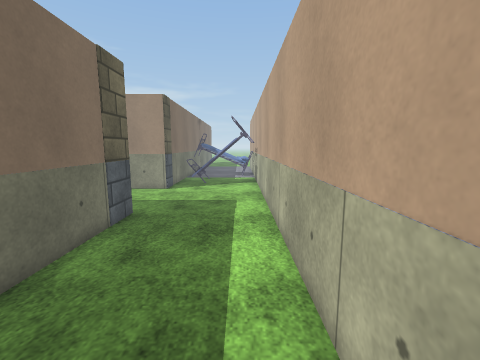
[1] (above)

24 first-person views from a walk through a scene from a Unity 3-D project. The camera is 1.4 m above the floor, tilts 8° down and sees 90° across. Doors are open. The floor is counted in squares, 0.5 m on a side. Each view is taken from the middle of a square. On the plan, view 1 faces up. The plan holds only what a view shows up to about 18 squares ahead; the rest is blank. The place goes on beyond the plan. Flat ground stands in for the terrain. Surface patterns are stand-ins for the level's own textures.

[2]
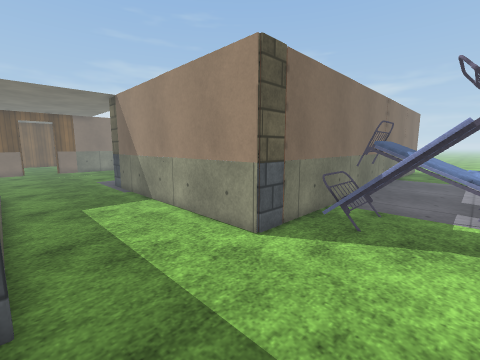

[3]
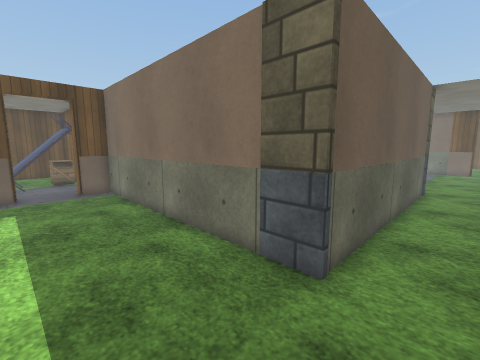

[4]
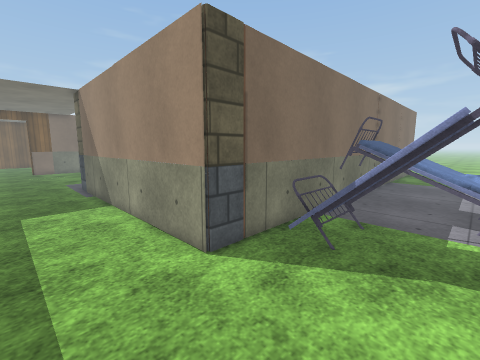

[5]
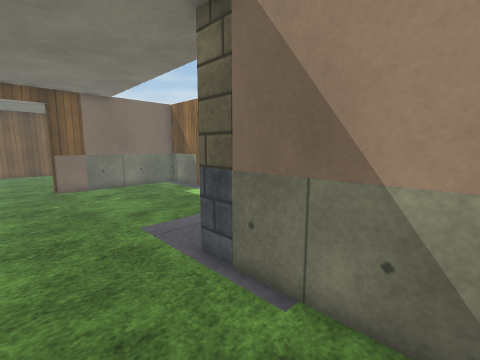

[6]
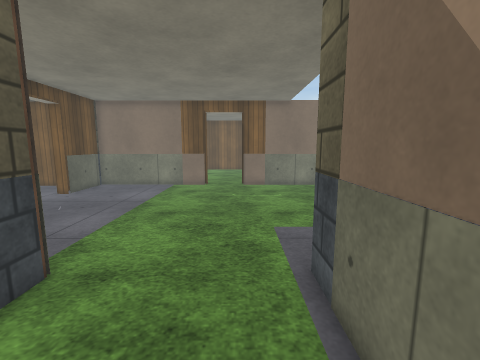

[7]
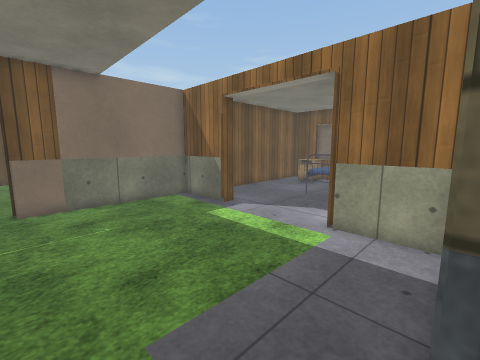

[8]
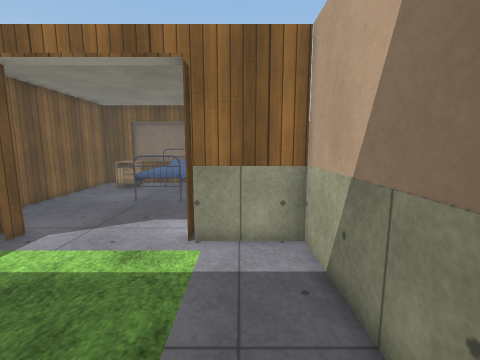

[9]
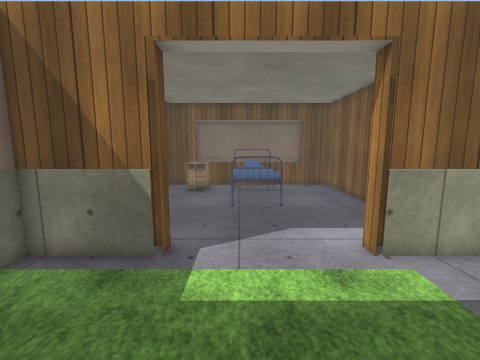

[10]
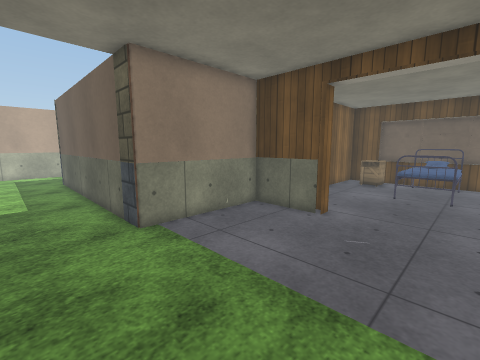

[11]
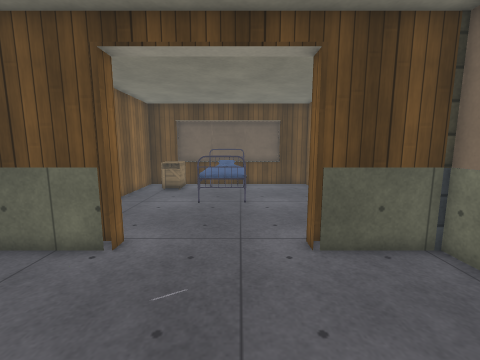

[12]
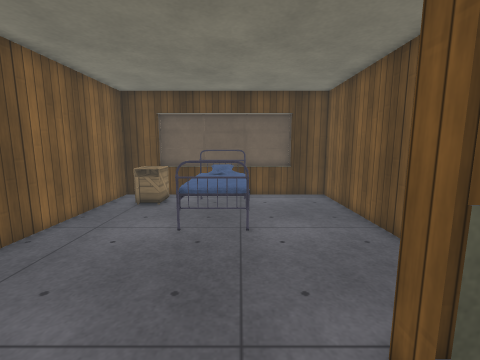

[13]
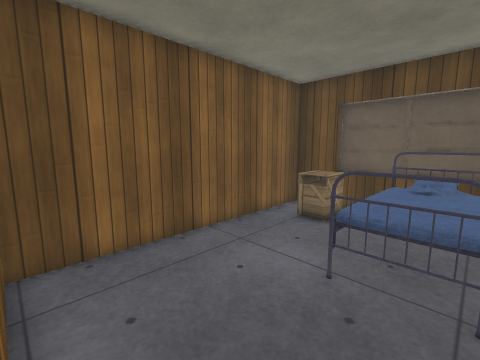

[14]
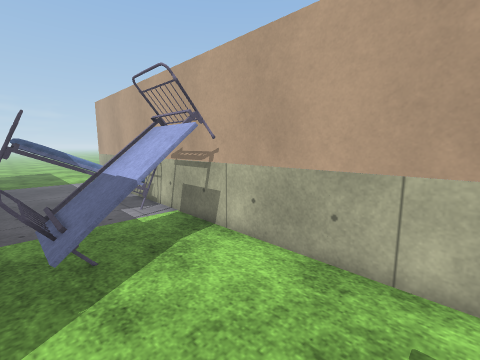

[15]
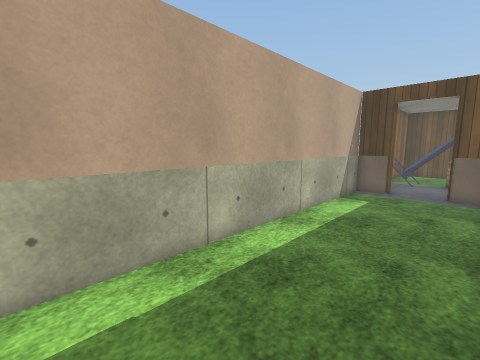

[16]
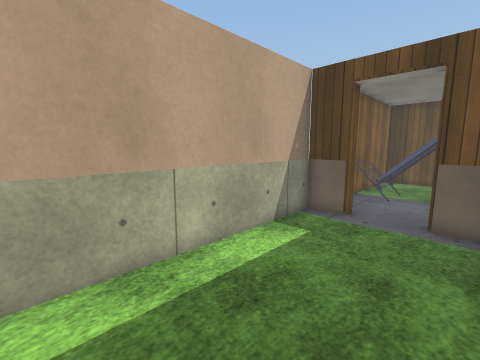

[17]
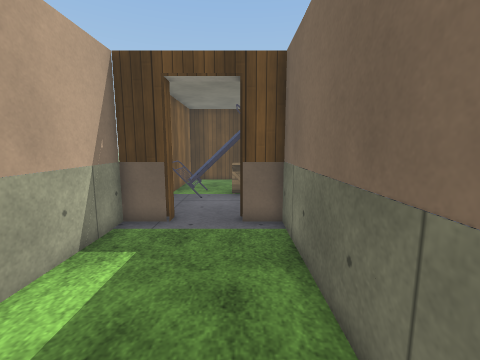

[18]
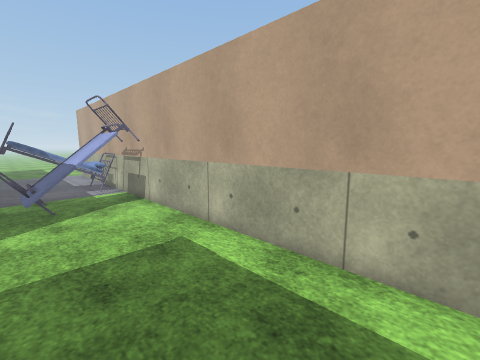

[19]
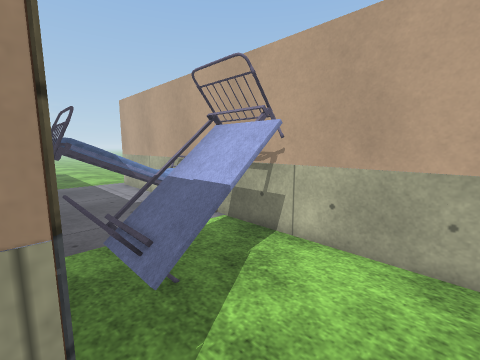

[20]
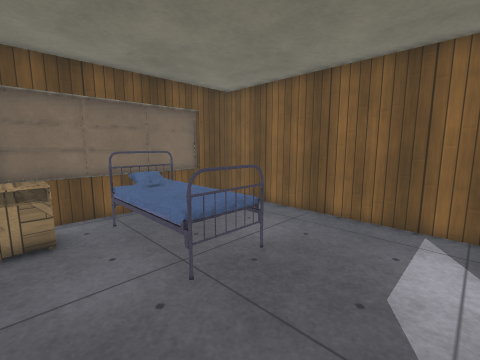

[21]
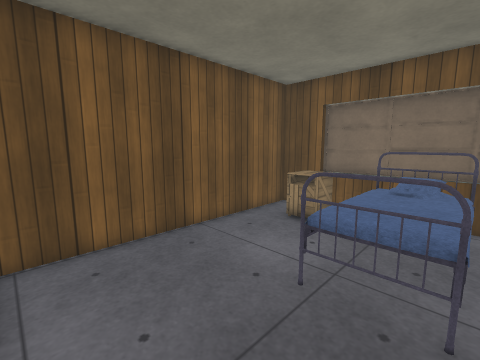

[22]
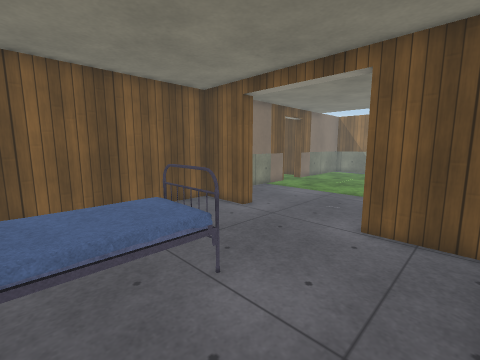

[23]
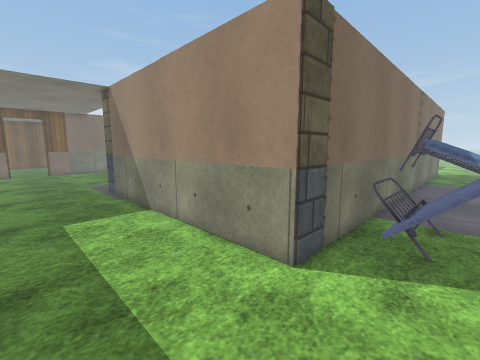

[24]
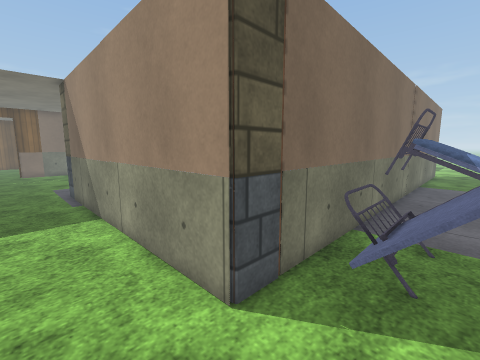

### Floor plan
Ten units are one square. View 1 is at (0, 0); x grows to the right and y downward. Boxes are objects, and circles mark ways between rooms. Rooms are numbered by the first view taken in them; rooms with no view inside come last. Other rooms are left out.
<svg viewBox="-309 -360 329 446">
<path fill="none" stroke="#000" d="M-181 -166 -181 -218 -215 -218M-54 -156 -169 -156M-46 -82 -46 36 -30 36M-209 -225 -215 -225M-215 -38 -181 -38 -181 -98 -54 -98M13 -244 13 -324M-270 -218 -304 -218 -304 -141M-271 -225 -281 -225M-304 -115 -304 -38 -270 -38M-281 -32 -271 -32M-4 36 13 36 13 -225M-5 42 0 42M-48 -355 -48 -174M-270 -38 -270 -32 -299 -32 -299 77 -184 77 -184 -32 -215 -32 -215 -38M-280 81 -204 81M-205 -337 -282 -337M-186 -228 -186 -334 -301 -334 -301 -228"/>
<rect x="-185" y="-165" width="10" height="10" fill="#bbb"><title>column</title></rect>
<rect x="-175" y="-105" width="10" height="10" fill="#bbb"><title>column</title></rect>
<rect x="-55" y="-95" width="10" height="10" fill="#bbb"><title>column</title></rect>
<rect x="-55" y="-105" width="10" height="10" fill="#bbb"><title>column</title></rect>
<rect x="-55" y="-165" width="10" height="10" fill="#bbb"><title>column</title></rect>
<rect x="-55" y="-175" width="10" height="10" fill="#bbb"><title>column</title></rect>
<rect x="-45" y="-195" width="10" height="20" fill="#bbb"><title>bed</title></rect>
<rect x="-45" y="-255" width="20" height="40" fill="#bbb"><title>bed</title></rect>
<rect x="-15" y="-215" width="20" height="40" fill="#bbb"><title>bed</title></rect>
<rect x="5" y="-245" width="10" height="20" fill="#bbb"><title>bed</title></rect>
<rect x="-255" y="15" width="30" height="60" fill="#bbb"><title>bed</title></rect>
<rect x="-215" y="45" width="20" height="30" fill="#bbb"><title>box</title></rect>
<rect x="-285" y="-325" width="20" height="20" fill="#bbb"><title>box</title></rect>
<rect x="-255" y="-325" width="30" height="60" fill="#bbb"><title>bed</title></rect>
<circle cx="-251" cy="-44" r="3" fill="#2a7"/>
<circle cx="-245" cy="-220" r="3" fill="#2a7"/>
<text x="-120" y="-140">1</text>
<text x="-240" y="20">2</text>
<text x="-250" y="-280">3</text>
</svg>
Room 1 opens to room 2. Room 1 opens to room 3.

Where each view was taken, in squares from view 1:
view 1: 0 up, 0 right, facing up
view 2: 10 up, 0 right, facing up-left
view 3: 12 up, 0 right, facing down-left
view 4: 12 up, 0 right, facing up-left
view 5: 12 up, 13 left, facing up-left
view 6: 14 up, 13 left, facing left
view 7: 14 up, 18 left, facing up-left
view 8: 15 up, 20 left, facing up
view 9: 16 up, 25 left, facing up
view 10: 13 up, 26 left, facing down-right
view 11: 10 up, 25 left, facing down
view 12: 6 up, 25 left, facing down
view 13: 3 up, 25 left, facing down-right
view 14: 12 up, 4 left, facing up-right
view 15: 12 up, 4 left, facing down-right
view 16: 6 up, 4 left, facing down-right
view 17: 5 up, 3 left, facing down
view 18: 6 up, 4 left, facing up-right
view 19: 14 up, 5 left, facing up-right
view 20: 23 up, 28 left, facing up-right
view 21: 23 up, 23 left, facing up-left
view 22: 5 down, 19 left, facing up-left
view 23: 11 up, 2 left, facing up-left
view 24: 13 up, 2 left, facing up-left
